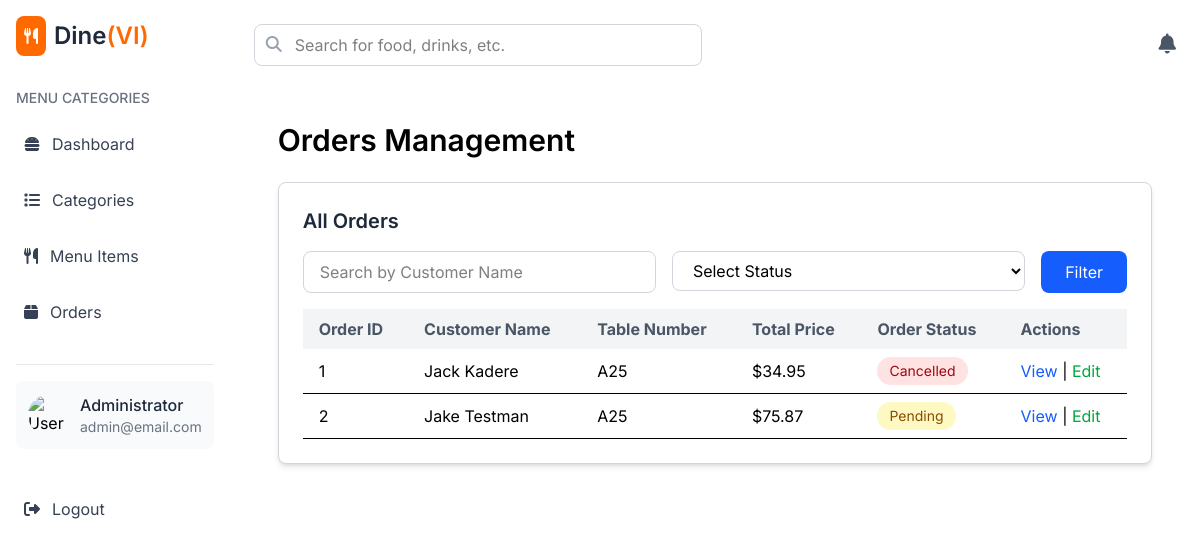
Page /orders (signed in) on the committed database.
### models/models.py (models this page shows, shortened)
class User(db.Model):
    user_id = db.Column(db.Integer, primary_key=True)
    name = db.Column(db.String(100), nullable=False)
    email = db.Column(db.String(150), unique=True, nullable=False)
    password_hash = db.Column(db.String(256), nullable=False)
    role = db.Column(db.String(50), default='waiter')

class Order(db.Model):
    order_id = db.Column(db.Integer, primary_key=True)
    customer_name = db.Column(db.String(100), nullable=False)
    table_number = db.Column(db.String(20), nullable=False)
    order_status = db.Column(db.String(20), default='Pending')
    total_price = db.Column(db.Float, nullable=False)
    created_at = db.Column(db.DateTime, default=db.func.current_timestamp())
    updated_at = db.Column(db.DateTime, default=db.func.current_timestamp(), onupdate=db.func.current_timestamp())

### app.py (the view)
@wraps
def login_required(f):
    @wraps(f)
    def decorated_function(*args, **kwargs):
        if 'user_id' not in session:
            flash('You need to log in first.', 'danger')
            return redirect(url_for('login'))
        return f(*args, **kwargs)
    return decorated_function

### app.py (called while the page is built)
@login_required
@app.route('/orders')
def orders():
    logged_user = User.query.get(session['user_id'])
    orders = Order.query.all()
    return render_template('admin/orders.html', orders = orders, logged_user = logged_user)

### templates/admin/orders.html (shortened to what this page needs)
{% extends "admin/admin_layout.html" %}
{% block admin_content %}
<div class="px-4 py-6">
    <h1 class="text-3xl font-semibold mb-6">Orders Management</h1>
    <div class="bg-white p-6 rounded-lg shadow-md border border-gray-300">
        <h3 class="text-xl font-semibold text-gray-800 mb-4">All Orders</h3>
        <div class="mb-4">
            <form method="GET" action="{{ url_for('orders') }}" class="flex space-x-4">
                <div class="flex-1">
                    <input type="text" name="search" placeholder="Search by Customer Name"
                        class="w-full px-4 py-2 border border-gray-300 rounded-lg focus:outline-none focus:ring-2 focus:ring-blue-500">
                </div>
                <div class="flex-1">
                    <select name="status"
                        class="w-full px-4 py-2 border border-gray-300 rounded-lg focus:outline-none focus:ring-2 focus:ring-blue-500">
                        <option value="">Select Status</option>
                    </select>
                </div>
                <button type="submit"
                    class="px-6 py-2 bg-blue-600 text-white rounded-lg hover:bg-blue-700">Filter</button>
            </form>
        </div>
        <table class="min-w-full table-auto">
            <thead>
                <tr class="bg-gray-100 text-gray-600">
                    <th class="px-4 py-2 text-left">Order ID</th>
                    <th class="px-4 py-2 text-left">Customer Name</th>
                    <th class="px-4 py-2 text-left">Table Number</th>
                    <th class="px-4 py-2 text-left">Total Price</th>
                    <th class="px-4 py-2 text-left">Order Status</th>
                    <th class="px-4 py-2 text-left">Actions</th>
                </tr>
            </thead>
            <tbody>
                {% for order in orders %}
                <tr class="border-b hover:bg-gray-50">
                    <td class="px-4 py-2">{{ order.order_id }}</td>
                    <td class="px-4 py-2">{{ order.customer_name }}</td>
                    <td class="px-4 py-2">{{ order.table_number }}</td>
                    <td class="px-4 py-2">${{ '%.2f'|format(order.total_price) }}</td>
                    <td class="px-4 py-2">
                        <span
                            class="px-3 py-1 inline-block text-sm rounded-full {{ 'bg-yellow-100 text-yellow-800' if order.order_status == 'Pending' else 'bg-green-100 text-green-800' if order.order_status == 'Served' else 'bg-red-100 text-red-800' }}">
                            {{ order.order_status }}
                        </span>
                    </td>
                    <td class="px-4 py-2">
                        <a href="#" class="text-blue-600 hover:text-blue-800">View</a> |
                        <a href="{{ url_for('edit_order', order_id=order.order_id) }}"
                            class="text-green-600 hover:text-green-800">Edit</a>
                    </td>
                </tr>
                {% else %}
                <tr>
                    <td colspan="6" class="px-4 py-2 text-center text-gray-500">No orders found</td>
                </tr>
                {% endfor %}
            </tbody>
        </table>
    </div>
</div>
{% endblock %}

### templates/admin/admin_layout.html (shortened to what this page needs)
{% extends "base.html" %}
{% block content %}
<div class="flex flex-col md:flex-row min-h-screen bg-gray-100">
    <aside class="hidden lg:block shrink-0 w-auto bg-white shadow-lg md:min-h-screen p-4">
        <div class="flex items-center mb-8">
            <div class="bg-orange-500 text-white p-2 rounded-lg mr-2">
                <i class="fas fa-utensils"></i>
            </div>
            <h1 class="text-2xl font-semibold text-gray-800">Dine<span class="text-orange-500">(VI)</span></h1>
        </div>
        <div class="mb-8">
            <h2 class="text-gray-500 text-sm font-medium mb-4">MENU CATEGORIES</h2>
            <ul class="space-y-4">
                <a href="{{ url_for('admin_dashboard') }}"
                    class="flex space-x-2 items-center p-2 rounded-lg text-gray-700 hover:bg-gray-100">
                    <i class="fas fa-hamburger mr-3"></i>
                    <span>Dashboard</span>
                </a>
                <a href="{{ url_for('view_categories') }}"
                    class="flex space-x-2 items-center p-2 rounded-lg text-gray-700 hover:bg-gray-100">
                    <i class="fas fa-list mr-3"></i>
                    <span>Categories</span>
                </a>
                <a href="{{ url_for('view_menu_items') }}"
                    class="flex space-x-2 items-center p-2 rounded-lg text-gray-700 hover:bg-gray-100">
                    <i class="fas fa-utensils mr-3"></i>
                    <span>Menu Items</span>
                </a>
                <a href="{{ url_for('orders') }}"
                    class="flex space-x-2 items-center p-2 rounded-lg text-gray-700 hover:bg-gray-100">
                    <i class="fas fa-box mr-3"></i>
                    <span>Orders</span>
                </a>
            </ul>
        </div>
        <div class="pt-4 border-t border-gray-200">
            <div class="flex items-center p-3 bg-gray-50 rounded-lg">
                <img src="https://www.svgrepo.com/show/384674/account-avatar-profile-user-11.svg" alt="User Profile"
                    class="w-10 h-10 rounded-full mr-3" />
                <div>
                    <h3 class="font-medium text-gray-800">{{ logged_user.name }}</h3>
                    <p class="text-sm text-gray-500">{{ logged_user.email }}</p>
                </div>
            </div>
        </div>
        <a href="{{ url_for('logout') }}"
            class="flex space-x-2 items-center p-2 mt-10 rounded-lg text-gray-700 hover:bg-gray-100">
            <i class="fas fa-sign-out-alt mr-3"></i>
            <span>Logout</span>
        </a>
    </aside>
    <main class="flex-grow h-screen flex-1 flex flex-col bg-white p-4">
        <nav class="flex space-x-4 items-center justify-between mb-6 p-2 shrink-0">
            <div class="relative flex-1 max-w-md">
                <input type="text" placeholder="Search for food, drinks, etc."
                    class="w-full p-2 pl-10 rounded-lg border border-gray-300 focus:outline-none focus:ring-2 focus:ring-orange-500 focus:border-transparent" />
                <i class="fas fa-search absolute left-3 top-3 text-gray-400"></i>
            </div>
            <div class="flex items-center space-x-6">
                <button class="text-gray-600 hover:text-gray-800">
                    <i class="fas fa-bell text-xl"></i>
                </button>
            </div>
        </nav>
        <div class="flex-grow overflow-auto px-4">
            {% block admin_content %}{% endblock %}
        </div>
    </main>
</div>
{% endblock %}

### rows in the picture
User: name "Administrator", email "admin@email.com"
Order: order_id "1", customer_name "Jack Kadere", table_number "A25", total_price "34.95", order_status "Cancelled"
Order: order_id "2", customer_name "Jake Testman", table_number "A25", total_price "75.87", order_status "Pending"
